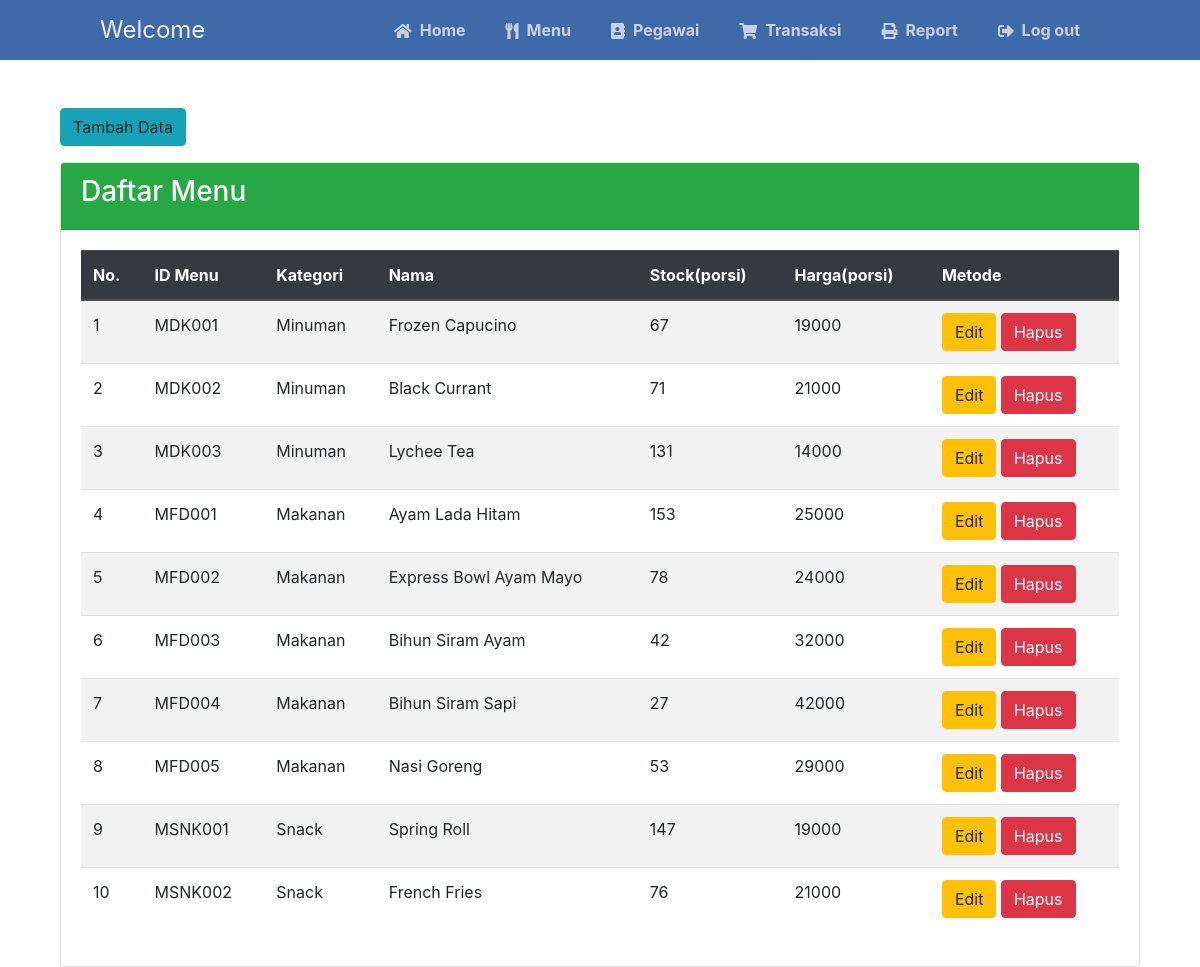
The app's page /menu.php (signed in) with its own data.
### tables this page shows
CREATE TABLE `menu` (
  `id_menu` char(8) NOT NULL,
  `kategori` varchar(10) DEFAULT NULL,
  `nama_menu` varchar(30) DEFAULT NULL,
  `jumlah_menu` int(4) DEFAULT NULL,
  `harga` int(8) DEFAULT NULL
);

### menu.php (the view, shortened to what this page needs)
<?php
include 'koneksi.php';
?>
<!DOCTYPE html>
<html lang="en">
<head>
    <link rel="stylesheet" type="text/css" href="style.css">
    <link rel="stylesheet" type="text/css" href="css/bootstrap.min.css">
    <link rel="stylesheet" href="https://use.fontawesome.com/releases/v5.7.1/css/all.css">
</head>
<body>
    <nav class="navtop">
        <div>
            <h1>Welcome</h1>
            <a href="index.php"><i class="fas fa-home"></i>Home</a>
            <a href="menu.php"><i class="fas fa-utensils"></i>Menu</a>
            <a href="pegawai.php"><i class="fas fa-address-book"></i>Pegawai</a>
            <a href="transaksi.php"><i class="fas fa-shopping-cart"></i>Transaksi</a>
            <a href="report.php" target="blank"><i class="fas fa-print"></i>Report</a>
            <a href="logout.php" onclick="return confirm('Log out Sekarang?')"><i class="fas fa-sign-out-alt"></i>Log out</a>
        </div>
    </nav>
    <div class="container"><br><br>
        <div class="col-md-12">
            <td class="td-actions"><a data-toggle="modal" data-target="#tambah" class="btn btn-info">Tambah Data</a></td>
            <div class="card mt-3">
                <div class="card-header bg-success text-white">
                    <h3>Daftar Menu</h3>
                </div>
                <div class="card-body">
                    <table class="table table-striped">
                        <thead class="thead-dark">
                            <tr>
                                <th>No.</th>
                                <th>ID Menu</th>
                                <th>Kategori</th>
                                <th>Nama</th>
                                <th>Stock(porsi)</th>
                                <th>Harga(porsi)</th>
                                <th>Metode</th>
                            </tr>
                        </thead>
                        <tbody>
                            <?php
                            $sql = "SELECT * FROM menu ORDER BY id_menu ASC";
                            $cek = mysqli_query($koneksi, $sql);
                            $no = 1;
                            while ($data = mysqli_fetch_array($cek)) {
                            ?>
                                <tr>
                                    <td><?= $no++; ?></td>
                                    <td><?= $data['id_menu'] ?></td>
                                    <td><?= $data['kategori'] ?></td>
                                    <td><?= $data['nama_menu'] ?></td>
                                    <td><?= $data['jumlah_menu'] ?></td>
                                    <td><?= $data['harga'] ?></td>
                                    <td>
                                        <a href="menu_edit.php?id=<?= $data['id_menu'] ?>" class="btn btn-warning"> Edit </a>
                                        <a href="menu.php?page=hapus&id=<?= $data['id_menu'] ?>" onclick="return confirm('Apakah yakin ingin menghapus data ini?')" class="btn btn-danger"> Hapus </a>
                                    </td>
                                </tr>
                            <?php
                            }
                            ?>
                        </tbody>
                    </table>
                </div>
            </div>
        </div>
    </div>
</body>
</html>

### style.css (style rules this page uses)
body { background-color: #FFFFFF; margin: 0; }
.navtop { background-color: #3f69a8; height: 60px; width: 100%; border: 0; position: sticky; }
.navtop div { display: flex; margin: 0 auto; width: 1000px; height: 100%; }
.navtop div h1, .navtop div a { display: inline-flex; align-items: center; }
.navtop div h1 { flex: 1; font-size: 24px; padding: 0; margin: 0; color: #ecf0f6; font-weight: normal; }
.navtop div a { padding: 0 20px; text-decoration: none; color: #c5d2e5; font-weight: bold; }
.navtop div a i { padding: 2px 8px 0 0; }

### records on screen
menu: id_menu "MDK001", kategori "Minuman", nama_menu "Frozen Capucino", jumlah_menu "67", harga "19000"
menu: id_menu "MDK002", kategori "Minuman", nama_menu "Black Currant", jumlah_menu "71", harga "21000"
menu: id_menu "MDK003", kategori "Minuman", nama_menu "Lychee Tea", jumlah_menu "131", harga "14000"
menu: id_menu "MFD001", kategori "Makanan", nama_menu "Ayam Lada Hitam", jumlah_menu "153", harga "25000"
menu: id_menu "MFD002", kategori "Makanan", nama_menu "Express Bowl Ayam Mayo", jumlah_menu "78", harga "24000"
menu: id_menu "MFD003", kategori "Makanan", nama_menu "Bihun Siram Ayam", jumlah_menu "42", harga "32000"
menu: id_menu "MFD004", kategori "Makanan", nama_menu "Bihun Siram Sapi", jumlah_menu "27", harga "42000"
menu: id_menu "MFD005", kategori "Makanan", nama_menu "Nasi Goreng", jumlah_menu "53", harga "29000"
menu: id_menu "MSNK001", kategori "Snack", nama_menu "Spring Roll", jumlah_menu "147", harga "19000"
menu: id_menu "MSNK002", kategori "Snack", nama_menu "French Fries", jumlah_menu "76", harga "21000"
